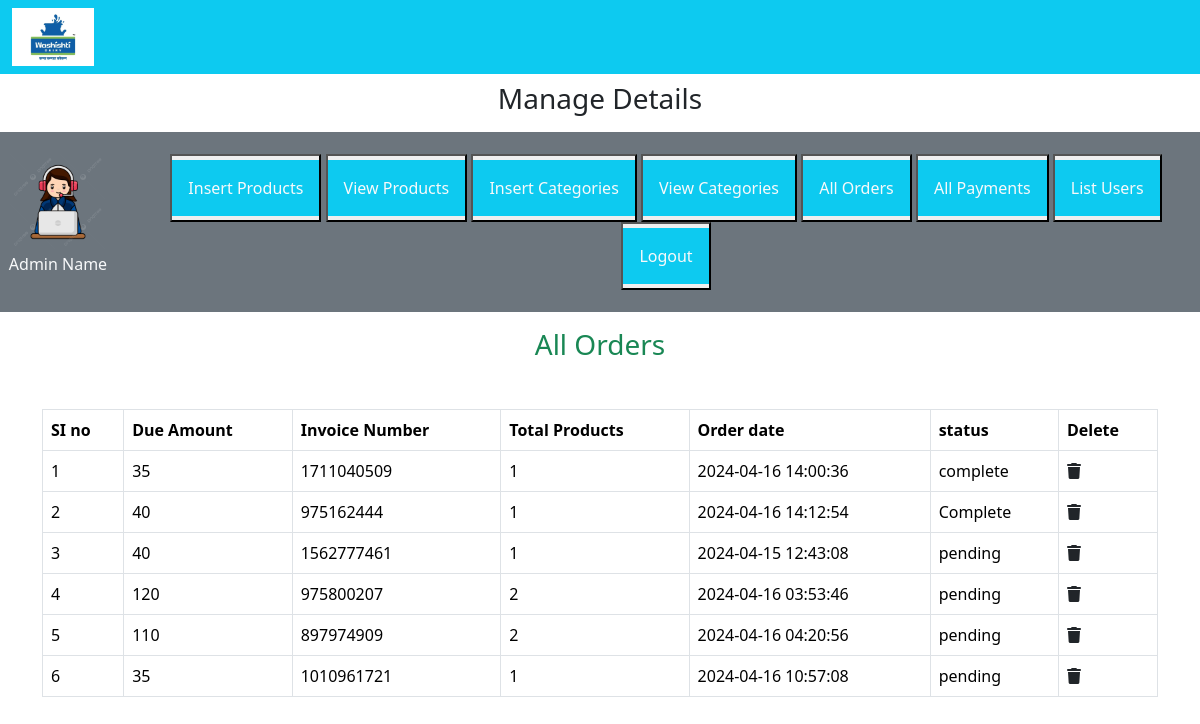
The page /admin_area/index.php?list_orders on the database its author committed.
### tables this page shows
CREATE TABLE `user_orders` (
  `order_id` int(11) NOT NULL,
  `user_id` int(11) NOT NULL,
  `amount_due` int(255) NOT NULL,
  `invoice_number` int(255) NOT NULL,
  `total_products` int(255) NOT NULL,
  `order_date` timestamp NOT NULL DEFAULT current_timestamp() ON UPDATE current_timestamp(),
  `order_status` varchar(255) NOT NULL
);

### admin_area/list_orders.php (the view, shortened to what this page needs)
<h3 class="text-center text-success">All Orders</h3>
<table class="table table-bordered mt-5">
    <thead class="bg-info">
    <?php
$get_orders = "Select * from `user_orders` ";
$result = mysqli_query($con,$get_orders);
$row_count=mysqli_num_rows($result);
echo"  <tr>
<th>SI no</th>
<th>Due Amount</th>
<th>Invoice Number</th>
<th>Total Products</th>
<th>Order date</th>
<th>status</th>
<th>Delete</th>
</tr>";
if($row_count==0){
    echo"<h2 class = 'bg-danger text-center mt-5'>No Orders Yet</h2>";
}else{
    $number=0;
    while($row_data=mysqli_fetch_assoc($result)){
        $amount_due=$row_data['amount_due'];
        $invoice_number=$row_data['invoice_number'];
        $total_products=$row_data['total_products'];
        $order_date=$row_data['order_date'];
        $order_status=$row_data['order_status'];
        $number++;
        echo "  <tr>
        <td>$number</td>
        <td>$amount_due</td>
        <td> $invoice_number</td>
        <td> $total_products</td>
        <td>$order_date</td>
        <td>$order_status</td>
         <td><a href='' class='text-dark'><i class='fas fa-trash'></i></a></td>
    </tr>";
    }
}
?>
    </thead>
</table>

### style.css (style rules this page uses)
* { margin:0; padding:0; box-sizing:border-box; }

### rows shown on the page
user_orders: amount_due "35", invoice_number "1711040509", total_products "1", order_date "2024-04-16 14:00:36", order_status "complete"
user_orders: amount_due "40", invoice_number "975162444", total_products "1", order_date "2024-04-16 14:12:54", order_status "Complete"
user_orders: amount_due "40", invoice_number "1562777461", total_products "1", order_date "2024-04-15 12:43:08", order_status "pending"
user_orders: amount_due "120", invoice_number "975800207", total_products "2", order_date "2024-04-16 03:53:46", order_status "pending"
user_orders: amount_due "110", invoice_number "897974909", total_products "2", order_date "2024-04-16 04:20:56", order_status "pending"
user_orders: amount_due "35", invoice_number "1010961721", total_products "1", order_date "2024-04-16 10:57:08", order_status "pending"
